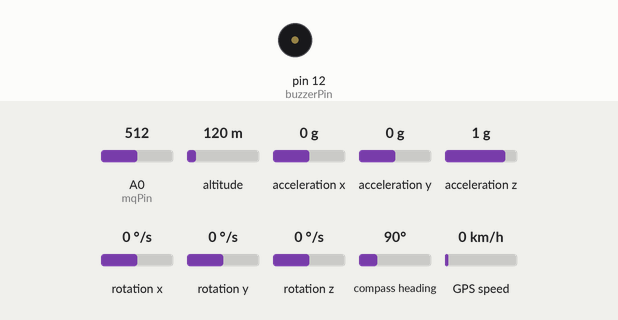
Simulated run of this sketch. Board: Arduino Uno, built with avr-gcc and run on an emulated ATmega328P. On the bench: buzzer (waves = sounding, pin HIGH). The inputs (shaded band) are chosen by the test bench; at power-on: acceleration x 0 g, A0 (mqPin) = 512, altitude 120 m, acceleration y 0 g, acceleration z 1 g, rotation x 0 °/s, rotation y 0 °/s, rotation z 0 °/s, compass heading 90°, GPS speed 0 km/h. The GPS gets a fix after 3 s at 37.7749, -122.4194 with 8 satellites; the modem accepts every AT command (registered, SIM ready, sends succeed) and sends nothing else.

Above: at 1.2 s.
1.3 s: acceleration x set to -0.9 g
2.8 s: acceleration x set to -1.2 g
At 3.9 s:
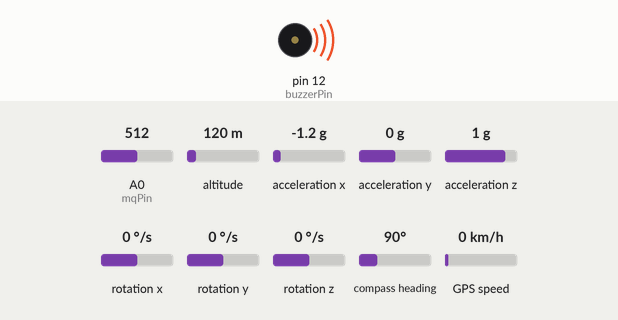
Timing chart, 0 to 5.8 s (numbered marks = the images above; inputs shaded):
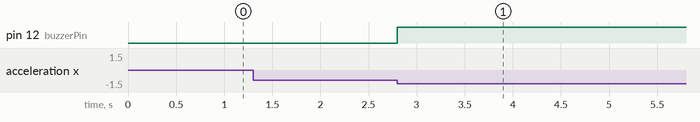

The sketch:

ECCS_v2.ino
```cpp
#include <Wire.h>
#include <MPU6050.h>
#include <TinyGPS++.h>
#include <SoftwareSerial.h>
#include <TinyGPS.h>

MPU6050 mpu;
TinyGPS gps;

const char* phoneNumber = "+359877841411"; // change this to add my emergency contact's number
const char* phoneNumber112 = "359877841411"; // change this to 112 (for the example just other phone)

const float crashThresholdX = 1.0; //has to be 20-30 for actual car crash
const float crashThresholdY = 1.0;
const float crashThresholdZ = 2.0;
int mqPin=A0;
int mqData;
int neoRXPin = 6;
int neoTXPin = 7;
int gsmRxPin = 11;
int gsmTxPin = 10;
int buzzerPin = 12;

SoftwareSerial gpsSerial(neoRXPin, neoTXPin);
SoftwareSerial gsmSerial(gsmRxPin, gsmTxPin);

void setup() {
  Serial.begin(9600);
  Wire.begin();
  mpu.initialize();
  pinMode(mqPin,INPUT);
  gpsSerial.begin(9600);
  gsmSerial.begin(9600);
  pinMode(buzzerPin, OUTPUT);

}

void loop() {
  int16_t accelX, accelY, accelZ;
  mpu.getAcceleration(&accelX, &accelY, &accelZ);

  float accelX_g = accelX / 16384.0;
  float accelY_g = accelY / 16384.0;
  float accelZ_g = accelZ / 16384.0;

  if (abs(accelX_g) > crashThresholdX || abs(accelY_g) > crashThresholdY || abs(accelZ_g) > crashThresholdZ) {
    digitalWrite(buzzerPin, HIGH);
    while (gpsSerial.available() > 0) {

      if (gps.encode(gpsSerial.read())) {
        float latitude, longitude;
        gps.f_get_position(&latitude, &longitude);

        // send the SMS with the GPS coordinates
        sendSMS(phoneNumber, "Crash detected! Location: http://maps.google.com/?q=" + String(latitude, 6) + "," + String(longitude, 6));
        // make a call to the same number
        //makeCall(phoneNumber);

        mqData = analogRead(mqPin);
        if(mqData > 280) {
            sendSMS(phoneNumber112, "Fire detected at Location: http://maps.google.com/?q=" + String(latitude, 6) + "," + String(longitude, 6));
            //makeCall(phoneNumber112);
        }

        delay(100);
      }
    }
  }
}

void sendSMS(const char* phoneNumber, const String& message) {
  gsmSerial.println("AT+CMGF=1"); // set SMS mode to text
  delay(100);
  gsmSerial.println("AT+CMGS=\"" + String(phoneNumber) + "\""); // set the phone number
  delay(100);
  gsmSerial.println(message); // set the message
  delay(100);
  gsmSerial.write(26); // send the message
}

void makeCall(const char* phoneNumber) {
  gsmSerial.println("ATD" + String(phoneNumber) + ";"); // dial the phone number
  delay(5000); // wait for 5 seconds
  gsmSerial.println("ATH"); // hang up the call
}
```

Measured:
- the behaviour switches between -1 and -1.1 g on acceleration x (found by bisection; images 0 and 1)
- after the input at 1.3 s, every drawn part: stays the same
- after the input at 2.8 s, pin 12 (buzzerPin): LOW → HIGH at once
